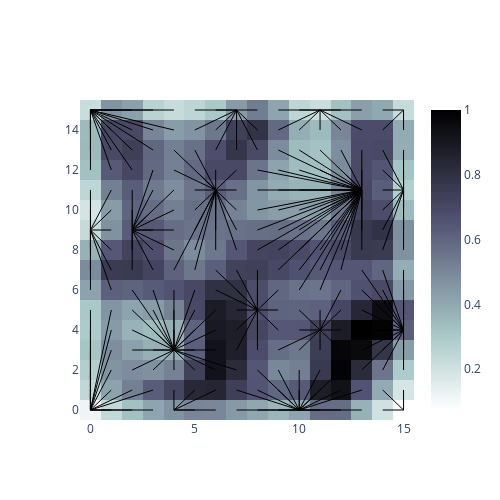

The cell this chart's notebook holds for it:
### Code cell
import matplotlib
from matplotlib import cm
import plotly.graph_objects as go

# Adapted from https://github.com/JustGlowing/minisom/blob/master/examples/AdvancedVisualization.ipynb
def findMin(x, y, umat):
    newxmin=max(0,x-1)
    newxmax=min(umat.shape[0],x+2)
    newymin=max(0,y-1)
    newymax=min(umat.shape[1],y+2)
    minx, miny = np.where(umat[newxmin:newxmax,newymin:newymax] == umat[newxmin:newxmax,newymin:newymax].min())
    return newxmin+minx[0], newymin+miny[0]

def findInternalNode(x, y, umat):
    minx, miny = findMin(x,y,umat)
    if (minx == x and miny == y):
        cx = minx
        cy = miny
    else:
        cx,cy = findInternalNode(minx,miny,umat)
    return cx, cy

def matplotlib_cmap_to_plotly(cmap, entries):
    h = 1.0/(entries-1)
    colorscale = []

    for k in range(entries):
        C = (np.array(cmap(k*h)[:3])*255)
        colorscale.append([k*h, 'rgb'+str((C[0], C[1], C[2]))])

    return colorscale

def plotStarburstMap(som):
    boner_rgb = []
    norm = matplotlib.colors.Normalize(vmin=0, vmax=255)
    bone_r_cmap = matplotlib.cm.get_cmap('bone_r')

    bone_r = matplotlib_cmap_to_plotly(bone_r_cmap, 255)

    layout = go.Layout()
    fig = go.Figure(layout=layout)
    fig.add_trace(go.Heatmap(z=som.distance_map().T, colorscale=bone_r))
    shapes=[]

    for row in np.arange(som.distance_map().shape[0]):
        for col in np.arange(som.distance_map().shape[1]):
            cx,cy = findInternalNode(row, col, som.distance_map().T)
            shape=go.layout.Shape(
                    type="line",
                    x0=row,
                    y0=col,
                    x1=cx,
                    y1=cy,
                    line=dict(
                        color="Black",
                        width=1
                    )
                )
            shapes=np.append(shapes, shape)

    fig.update_layout(shapes=shapes.tolist(), 
        width=500,
        height=500) 
    fig.show()
    
plotStarburstMap(som)

### Figure 1 — Plotly figure (JSON) as saved in the notebook; plotly's stock layout.template omitted (floating-point values rounded to 4 significant figures; data arrays with more than 128 entries replaced by an {"elided": "..."} marker saying what was removed)
{"data": [{"colorscale": {"elided": "255x2 mixed values"}, "type": "heatmap", "z": {"elided": "16x16 float values"}}], "layout": {"height": 500, "shapes": [{"line": {"color": "Black", "width": 1}, "type": "line", "x0": 0, "x1": 0, "y0": 0, "y1": 0}, {"line": {"color": "Black", "width": 1}, "type": "line", "x0": 0, "x1": 0, "y0": 1, "y1": 0}, {"line": {"color": "Black", "width": 1}, "type": "line", "x0": 0, "x1": 0, "y0": 2, "y1": 0}, {"line": {"color": "Black", "width": 1}, "type": "line", "x0": 0, "x1": 0, "y0": 3, "y1": 0}, {"line": {"color": "Black", "width": 1}, "type": "line", "x0": 0, "x1": 0, "y0": 4, "y1": 0}, {"line": {"color": "Black", "width": 1}, "type": "line", "x0": 0, "x1": 0, "y0": 5, "y1": 0}, {"line": {"color": "Black", "width": 1}, "type": "line", "x0": 0, "x1": 0, "y0": 6, "y1": 9}, {"line": {"color": "Black", "width": 1}, "type": "line", "x0": 0, "x1": 0, "y0": 7, "y1": 9}, {"line": {"color": "Black", "width": 1}, "type": "line", "x0": 0, "x1": 0, "y0": 8, "y1": 9}, {"line": {"color": "Black", "width": 1}, "type": "line", "x0": 0, "x1": 0, "y0": 9, "y1": 9}, {"line": {"color": "Black", "width": 1}, "type": "line", "x0": 0, "x1": 0, "y0": 10, "y1": 9}, {"line": {"color": "Black", "width": 1}, "type": "line", "x0": 0, "x1": 0, "y0": 11, "y1": 9}, {"line": {"color": "Black", "width": 1}, "type": "line", "x0": 0, "x1": 0, "y0": 12, "y1": 15}, {"line": {"color": "Black", "width": 1}, "type": "line", "x0": 0, "x1": 0, "y0": 13, "y1": 15}, {"line": {"color": "Black", "width": 1}, "type": "line", "x0": 0, "x1": 0, "y0": 14, "y1": 15}, {"line": {"color": "Black", "width": 1}, "type": "line", "x0": 0, "x1": 0, "y0": 15, "y1": 15}, {"line": {"color": "Black", "width": 1}, "type": "line", "x0": 1, "x1": 0, "y0": 0, "y1": 0}, {"line": {"color": "Black", "width": 1}, "type": "line", "x0": 1, "x1": 0, "y0": 1, "y1": 0}, {"line": {"color": "Black", "width": 1}, "type": "line", "x0": 1, "x1": 0, "y0": 2, "y1": 0}, {"line": {"color": "Black", "width": 1}, "type": "line", "x0": 1, "x1": 0, "y0": 3, "y1": 0}, {"line": {"color": "Black", "width": 1}, "type": "line", "x0": 1, "x1": 0, "y0": 4, "y1": 0}, {"line": {"color": "Black", "width": 1}, "type": "line", "x0": 1, "x1": 0, "y0": 5, "y1": 0}, {"line": {"color": "Black", "width": 1}, "type": "line", "x0": 1, "x1": 0, "y0": 6, "y1": 9}, {"line": {"color": "Black", "width": 1}, "type": "line", "x0": 1, "x1": 0, "y0": 7, "y1": 9}, {"line": {"color": "Black", "width": 1}, "type": "line", "x0": 1, "x1": 0, "y0": 8, "y1": 9}, {"line": {"color": "Black", "width": 1}, "type": "line", "x0": 1, "x1": 0, "y0": 9, "y1": 9}, {"line": {"color": "Black", "width": 1}, "type": "line", "x0": 1, "x1": 0, "y0": 10, "y1": 9}, {"line": {"color": "Black", "width": 1}, "type": "line", "x0": 1, "x1": 0, "y0": 11, "y1": 9}, {"line": {"color": "Black", "width": 1}, "type": "line", "x0": 1, "x1": 0, "y0": 12, "y1": 15}, {"line": {"color": "Black", "width": 1}, "type": "line", "x0": 1, "x1": 0, "y0": 13, "y1": 15}, {"line": {"color": "Black", "width": 1}, "type": "line", "x0": 1, "x1": 0, "y0": 14, "y1": 15}, {"line": {"color": "Black", "width": 1}, "type": "line", "x0": 1, "x1": 0, "y0": 15, "y1": 15}, {"line": {"color": "Black", "width": 1}, "type": "line", "x0": 2, "x1": 0, "y0": 0, "y1": 0}, {"line": {"color": "Black", "width": 1}, "type": "line", "x0": 2, "x1": 0, "y0": 1, "y1": 0}, {"line": {"color": "Black", "width": 1}, "type": "line", "x0": 2, "x1": 4, "y0": 2, "y1": 3}, {"line": {"color": "Black", "width": 1}, "type": "line", "x0": 2, "x1": 4, "y0": 3, "y1": 3}, {"line": {"color": "Black", "width": 1}, "type": "line", "x0": 2, "x1": 4, "y0": 4, "y1": 3}, {"line": {"color": "Black", "width": 1}, "type": "line", "x0": 2, "x1": 4, "y0": 5, "y1": 3}, {"line": {"color": "Black", "width": 1}, "type": "line", "x0": 2, "x1": 4, "y0": 6, "y1": 3}, {"line": {"color": "Black", "width": 1}, "type": "line", "x0": 2, "x1": 2, "y0": 7, "y1": 9}, {"line": {"color": "Black", "width": 1}, "type": "line", "x0": 2, "x1": 2, "y0": 8, "y1": 9}, {"line": {"color": "Black", "width": 1}, "type": "line", "x0": 2, "x1": 2, "y0": 9, "y1": 9}, {"line": {"color": "Black", "width": 1}, "type": "line", "x0": 2, "x1": 2, "y0": 10, "y1": 9}, {"line": {"color": "Black", "width": 1}, "type": "line", "x0": 2, "x1": 2, "y0": 11, "y1": 9}, {"line": {"color": "Black", "width": 1}, "type": "line", "x0": 2, "x1": 0, "y0": 12, "y1": 15}, {"line": {"color": "Black", "width": 1}, "type": "line", "x0": 2, "x1": 0, "y0": 13, "y1": 15}, {"line": {"color": "Black", "width": 1}, "type": "line", "x0": 2, "x1": 0, "y0": 14, "y1": 15}, {"line": {"color": "Black", "width": 1}, "type": "line", "x0": 2, "x1": 0, "y0": 15, "y1": 15}, {"line": {"color": "Black", "width": 1}, "type": "line", "x0": 3, "x1": 0, "y0": 0, "y1": 0}, {"line": {"color": "Black", "width": 1}, "type": "line", "x0": 3, "x1": 0, "y0": 1, "y1": 0}, {"line": {"color": "Black", "width": 1}, "type": "line", "x0": 3, "x1": 4, "y0": 2, "y1": 3}, {"line": {"color": "Black", "width": 1}, "type": "line", "x0": 3, "x1": 4, "y0": 3, "y1": 3}, {"line": {"color": "Black", "width": 1}, "type": "line", "x0": 3, "x1": 4, "y0": 4, "y1": 3}, {"line": {"color": "Black", "width": 1}, "type": "line", "x0": 3, "x1": 4, "y0": 5, "y1": 3}, {"line": {"color": "Black", "width": 1}, "type": "line", "x0": 3, "x1": 4, "y0": 6, "y1": 3}, {"line": {"color": "Black", "width": 1}, "type": "line", "x0": 3, "x1": 2, "y0": 7, "y1": 9}, {"line": {"color": "Black", "width": 1}, "type": "line", "x0": 3, "x1": 2, "y0": 8, "y1": 9}, {"line": {"color": "Black", "width": 1}, "type": "line", "x0": 3, "x1": 2, "y0": 9, "y1": 9}, {"line": {"color": "Black", "width": 1}, "type": "line", "x0": 3, "x1": 2, "y0": 10, "y1": 9}, {"line": {"color": "Black", "width": 1}, "type": "line", "x0": 3, "x1": 2, "y0": 11, "y1": 9}, {"line": {"color": "Black", "width": 1}, "type": "line", "x0": 3, "x1": 2, "y0": 12, "y1": 9}, {"line": {"color": "Black", "width": 1}, "type": "line", "x0": 3, "x1": 0, "y0": 13, "y1": 15}, {"line": {"color": "Black", "width": 1}, "type": "line", "x0": 3, "x1": 0, "y0": 14, "y1": 15}, {"line": {"color": "Black", "width": 1}, "type": "line", "x0": 3, "x1": 0, "y0": 15, "y1": 15}, {"line": {"color": "Black", "width": 1}, "type": "line", "x0": 4, "x1": 4, "y0": 0, "y1": 0}, {"line": {"color": "Black", "width": 1}, "type": "line", "x0": 4, "x1": 4, "y0": 1, "y1": 0}, {"line": {"color": "Black", "width": 1}, "type": "line", "x0": 4, "x1": 4, "y0": 2, "y1": 3}, {"line": {"color": "Black", "width": 1}, "type": "line", "x0": 4, "x1": 4, "y0": 3, "y1": 3}, {"line": {"color": "Black", "width": 1}, "type": "line", "x0": 4, "x1": 4, "y0": 4, "y1": 3}, {"line": {"color": "Black", "width": 1}, "type": "line", "x0": 4, "x1": 4, "y0": 5, "y1": 3}, {"line": {"color": "Black", "width": 1}, "type": "line", "x0": 4, "x1": 4, "y0": 6, "y1": 3}, {"line": {"color": "Black", "width": 1}, "type": "line", "x0": 4, "x1": 6, "y0": 7, "y1": 11}, {"line": {"color": "Black", "width": 1}, "type": "line", "x0": 4, "x1": 2, "y0": 8, "y1": 9}, {"line": {"color": "Black", "width": 1}, "type": "line", "x0": 4, "x1": 2, "y0": 9, "y1": 9}, {"line": {"color": "Black", "width": 1}, "type": "line", "x0": 4, "x1": 2, "y0": 10, "y1": 9}, {"line": {"color": "Black", "width": 1}, "type": "line", "x0": 4, "x1": 2, "y0": 11, "y1": 9}, {"line": {"color": "Black", "width": 1}, "type": "line", "x0": 4, "x1": 6, "y0": 12, "y1": 11}, {"line": {"color": "Black", "width": 1}, "type": "line", "x0": 4, "x1": 6, "y0": 13, "y1": 11}, {"line": {"color": "Black", "width": 1}, "type": "line", "x0": 4, "x1": 0, "y0": 14, "y1": 15}, {"line": {"color": "Black", "width": 1}, "type": "line", "x0": 4, "x1": 0, "y0": 15, "y1": 15}, {"line": {"color": "Black", "width": 1}, "type": "line", "x0": 5, "x1": 4, "y0": 0, "y1": 0}, {"line": {"color": "Black", "width": 1}, "type": "line", "x0": 5, "x1": 4, "y0": 1, "y1": 0}, {"line": {"color": "Black", "width": 1}, "type": "line", "x0": 5, "x1": 4, "y0": 2, "y1": 3}, {"line": {"color": "Black", "width": 1}, "type": "line", "x0": 5, "x1": 4, "y0": 3, "y1": 3}, {"line": {"color": "Black", "width": 1}, "type": "line", "x0": 5, "x1": 4, "y0": 4, "y1": 3}, {"line": {"color": "Black", "width": 1}, "type": "line", "x0": 5, "x1": 4, "y0": 5, "y1": 3}, {"line": {"color": "Black", "width": 1}, "type": "line", "x0": 5, "x1": 4, "y0": 6, "y1": 3}, {"line": {"color": "Black", "width": 1}, "type": "line", "x0": 5, "x1": 6, "y0": 7, "y1": 11}, {"line": {"color": "Black", "width": 1}, "type": "line", "x0": 5, "x1": 6, "y0": 8, "y1": 11}, {"line": {"color": "Black", "width": 1}, "type": "line", "x0": 5, "x1": 6, "y0": 9, "y1": 11}, {"line": {"color": "Black", "width": 1}, "type": "line", "x0": 5, "x1": 6, "y0": 10, "y1": 11}, {"line": {"color": "Black", "width": 1}, "type": "line", "x0": 5, "x1": 6, "y0": 11, "y1": 11}, {"line": {"color": "Black", "width": 1}, "type": "line", "x0": 5, "x1": 6, "y0": 12, "y1": 11}, {"line": {"color": "Black", "width": 1}, "type": "line", "x0": 5, "x1": 6, "y0": 13, "y1": 11}, {"line": {"color": "Black", "width": 1}, "type": "line", "x0": 5, "x1": 7, "y0": 14, "y1": 15}, {"line": {"color": "Black", "width": 1}, "type": "line", "x0": 5, "x1": 7, "y0": 15, "y1": 15}, {"line": {"color": "Black", "width": 1}, "type": "line", "x0": 6, "x1": 4, "y0": 0, "y1": 0}, {"line": {"color": "Black", "width": 1}, "type": "line", "x0": 6, "x1": 4, "y0": 1, "y1": 0}, {"line": {"color": "Black", "width": 1}, "type": "line", "x0": 6, "x1": 4, "y0": 2, "y1": 3}, {"line": {"color": "Black", "width": 1}, "type": "line", "x0": 6, "x1": 4, "y0": 3, "y1": 3}, {"line": {"color": "Black", "width": 1}, "type": "line", "x0": 6, "x1": 4, "y0": 4, "y1": 3}, {"line": {"color": "Black", "width": 1}, "type": "line", "x0": 6, "x1": 4, "y0": 5, "y1": 3}, {"line": {"color": "Black", "width": 1}, "type": "line", "x0": 6, "x1": 8, "y0": 6, "y1": 5}, {"line": {"color": "Black", "width": 1}, "type": "line", "x0": 6, "x1": 8, "y0": 7, "y1": 5}, {"line": {"color": "Black", "width": 1}, "type": "line", "x0": 6, "x1": 6, "y0": 8, "y1": 11}, {"line": {"color": "Black", "width": 1}, "type": "line", "x0": 6, "x1": 6, "y0": 9, "y1": 11}, {"line": {"color": "Black", "width": 1}, "type": "line", "x0": 6, "x1": 6, "y0": 10, "y1": 11}, {"line": {"color": "Black", "width": 1}, "type": "line", "x0": 6, "x1": 6, "y0": 11, "y1": 11}, {"line": {"color": "Black", "width": 1}, "type": "line", "x0": 6, "x1": 6, "y0": 12, "y1": 11}, {"line": {"color": "Black", "width": 1}, "type": "line", "x0": 6, "x1": 7, "y0": 13, "y1": 15}, {"line": {"color": "Black", "width": 1}, "type": "line", "x0": 6, "x1": 7, "y0": 14, "y1": 15}, {"line": {"color": "Black", "width": 1}, "type": "line", "x0": 6, "x1": 7, "y0": 15, "y1": 15}, {"line": {"color": "Black", "width": 1}, "type": "line", "x0": 7, "x1": 10, "y0": 0, "y1": 0}, {"line": {"color": "Black", "width": 1}, "type": "line", "x0": 7, "x1": 10, "y0": 1, "y1": 0}, {"line": {"color": "Black", "width": 1}, "type": "line", "x0": 7, "x1": 4, "y0": 2, "y1": 3}, {"line": {"color": "Black", "width": 1}, "type": "line", "x0": 7, "x1": 8, "y0": 3, "y1": 5}, {"line": {"color": "Black", "width": 1}, "type": "line", "x0": 7, "x1": 8, "y0": 4, "y1": 5}, {"line": {"color": "Black", "width": 1}, "type": "line", "x0": 7, "x1": 8, "y0": 5, "y1": 5}, {"line": {"color": "Black", "width": 1}, "type": "line", "x0": 7, "x1": 8, "y0": 6, "y1": 5}, {"line": {"color": "Black", "width": 1}, "type": "line", "x0": 7, "x1": 8, "y0": 7, "y1": 5}, {"line": {"color": "Black", "width": 1}, "type": "line", "x0": 7, "x1": 6, "y0": 8, "y1": 11}, {"line": {"color": "Black", "width": 1}, "type": "line", "x0": 7, "x1": 6, "y0": 9, "y1": 11}, {"line": {"color": "Black", "width": 1}, "type": "line", "x0": 7, "x1": 6, "y0": 10, "y1": 11}, {"line": {"color": "Black", "width": 1}, "type": "line", "x0": 7, "x1": 6, "y0": 11, "y1": 11}, {"line": {"color": "Black", "width": 1}, "type": "line", "x0": 7, "x1": 6, "y0": 12, "y1": 11}, {"line": {"color": "Black", "width": 1}, "type": "line", "x0": 7, "x1": 7, "y0": 13, "y1": 15}, {"line": {"color": "Black", "width": 1}, "type": "line", "x0": 7, "x1": 7, "y0": 14, "y1": 15}, {"line": {"color": "Black", "width": 1}, "type": "line", "x0": 7, "x1": 7, "y0": 15, "y1": 15}, {"line": {"color": "Black", "width": 1}, "type": "line", "x0": 8, "x1": 10, "y0": 0, "y1": 0}, {"line": {"color": "Black", "width": 1}, "type": "line", "x0": 8, "x1": 10, "y0": 1, "y1": 0}, {"line": {"color": "Black", "width": 1}, "type": "line", "x0": 8, "x1": 10, "y0": 2, "y1": 0}, {"line": {"color": "Black", "width": 1}, "type": "line", "x0": 8, "x1": 8, "y0": 3, "y1": 5}, {"line": {"color": "Black", "width": 1}, "type": "line", "x0": 8, "x1": 8, "y0": 4, "y1": 5}, {"line": {"color": "Black", "width": 1}, "type": "line", "x0": 8, "x1": 8, "y0": 5, "y1": 5}, {"line": {"color": "Black", "width": 1}, "type": "line", "x0": 8, "x1": 8, "y0": 6, "y1": 5}, {"line": {"color": "Black", "width": 1}, "type": "line", "x0": 8, "x1": 8, "y0": 7, "y1": 5}, {"line": {"color": "Black", "width": 1}, "type": "line", "x0": 8, "x1": 13, "y0": 8, "y1": 11}, {"line": {"color": "Black", "width": 1}, "type": "line", "x0": 8, "x1": 13, "y0": 9, "y1": 11}, {"line": {"color": "Black", "width": 1}, "type": "line", "x0": 8, "x1": 13, "y0": 10, "y1": 11}, {"line": {"color": "Black", "width": 1}, "type": "line", "x0": 8, "x1": 13, "y0": 11, "y1": 11}, {"line": {"color": "Black", "width": 1}, "type": "line", "x0": 8, "x1": 13, "y0": 12, "y1": 11}, {"line": {"color": "Black", "width": 1}, "type": "line", "x0": 8, "x1": 7, "y0": 13, "y1": 15}, {"line": {"color": "Black", "width": 1}, "type": "line", "x0": 8, "x1": 7, "y0": 14, "y1": 15}, {"line": {"color": "Black", "width": 1}, "type": "line", "x0": 8, "x1": 7, "y0": 15, "y1": 15}, {"line": {"color": "Black", "width": 1}, "type": "line", "x0": 9, "x1": 10, "y0": 0, "y1": 0}, {"line": {"color": "Black", "width": 1}, "type": "line", "x0": 9, "x1": 10, "y0": 1, "y1": 0}, {"line": {"color": "Black", "width": 1}, "type": "line", "x0": 9, "x1": 10, "y0": 2, "y1": 0}, {"line": {"color": "Black", "width": 1}, "type": "line", "x0": 9, "x1": 11, "y0": 3, "y1": 4}, {"line": {"color": "Black", "width": 1}, "type": "line", "x0": 9, "x1": 8, "y0": 4, "y1": 5}, {"line": {"color": "Black", "width": 1}, "type": "line", "x0": 9, "x1": 8, "y0": 5, "y1": 5}, {"line": {"color": "Black", "width": 1}, "type": "line", "x0": 9, "x1": 8, "y0": 6, "y1": 5}, {"line": {"color": "Black", "width": 1}, "type": "line", "x0": 9, "x1": 13, "y0": 7, "y1": 11}, {"line": {"color": "Black", "width": 1}, "type": "line", "x0": 9, "x1": 13, "y0": 8, "y1": 11}, {"line": {"color": "Black", "width": 1}, "type": "line", "x0": 9, "x1": 13, "y0": 9, "y1": 11}, {"line": {"color": "Black", "width": 1}, "type": "line", "x0": 9, "x1": 13, "y0": 10, "y1": 11}, {"line": {"color": "Black", "width": 1}, "type": "line", "x0": 9, "x1": 13, "y0": 11, "y1": 11}, {"line": {"color": "Black", "width": 1}, "type": "line", "x0": 9, "x1": 13, "y0": 12, "y1": 11}, {"line": {"color": "Black", "width": 1}, "type": "line", "x0": 9, "x1": 13, "y0": 13, "y1": 11}, {"line": {"color": "Black", "width": 1}, "type": "line", "x0": 9, "x1": 11, "y0": 14, "y1": 15}, {"line": {"color": "Black", "width": 1}, "type": "line", "x0": 9, "x1": 11, "y0": 15, "y1": 15}, {"line": {"color": "Black", "width": 1}, "type": "line", "x0": 10, "x1": 10, "y0": 0, "y1": 0}, {"line": {"color": "Black", "width": 1}, "type": "line", "x0": 10, "x1": 10, "y0": 1, "y1": 0}, {"line": {"color": "Black", "width": 1}, "type": "line", "x0": 10, "x1": 10, "y0": 2, "y1": 0}, {"line": {"color": "Black", "width": 1}, "type": "line", "x0": 10, "x1": 11, "y0": 3, "y1": 4}, {"line": {"color": "Black", "width": 1}, "type": "line", "x0": 10, "x1": 11, "y0": 4, "y1": 4}, {"line": {"color": "Black", "width": 1}, "type": "line", "x0": 10, "x1": 11, "y0": 5, "y1": 4}, {"line": {"color": "Black", "width": 1}, "type": "line", "x0": 10, "x1": 13, "y0": 6, "y1": 11}, {"line": {"color": "Black", "width": 1}, "type": "line", "x0": 10, "x1": 13, "y0": 7, "y1": 11}, {"line": {"color": "Black", "width": 1}, "type": "line", "x0": 10, "x1": 13, "y0": 8, "y1": 11}, {"line": {"color": "Black", "width": 1}, "type": "line", "x0": 10, "x1": 13, "y0": 9, "y1": 11}, {"line": {"color": "Black", "width": 1}, "type": "line", "x0": 10, "x1": 13, "y0": 10, "y1": 11}, {"line": {"color": "Black", "width": 1}, "type": "line", "x0": 10, "x1": 13, "y0": 11, "y1": 11}, {"line": {"color": "Black", "width": 1}, "type": "line", "x0": 10, "x1": 13, "y0": 12, "y1": 11}, {"line": {"color": "Black", "width": 1}, "type": "line", "x0": 10, "x1": 13, "y0": 13, "y1": 11}, {"line": {"color": "Black", "width": 1}, "type": "line", "x0": 10, "x1": 11, "y0": 14, "y1": 15}, {"line": {"color": "Black", "width": 1}, "type": "line", "x0": 10, "x1": 11, "y0": 15, "y1": 15}, {"line": {"color": "Black", "width": 1}, "type": "line", "x0": 11, "x1": 10, "y0": 0, "y1": 0}, {"line": {"color": "Black", "width": 1}, "type": "line", "x0": 11, "x1": 10, "y0": 1, "y1": 0}, {"line": {"color": "Black", "width": 1}, "type": "line", "x0": 11, "x1": 10, "y0": 2, "y1": 0}, {"line": {"color": "Black", "width": 1}, "type": "line", "x0": 11, "x1": 11, "y0": 3, "y1": 4}, {"line": {"color": "Black", "width": 1}, "type": "line", "x0": 11, "x1": 11, "y0": 4, "y1": 4}, {"line": {"color": "Black", "width": 1}, "type": "line", "x0": 11, "x1": 11, "y0": 5, "y1": 4}, {"line": {"color": "Black", "width": 1}, "type": "line", "x0": 11, "x1": 13, "y0": 6, "y1": 11}, {"line": {"color": "Black", "width": 1}, "type": "line", "x0": 11, "x1": 13, "y0": 7, "y1": 11}, {"line": {"color": "Black", "width": 1}, "type": "line", "x0": 11, "x1": 13, "y0": 8, "y1": 11}, {"line": {"color": "Black", "width": 1}, "type": "line", "x0": 11, "x1": 13, "y0": 9, "y1": 11}, {"line": {"color": "Black", "width": 1}, "type": "line", "x0": 11, "x1": 13, "y0": 10, "y1": 11}, {"line": {"color": "Black", "width": 1}, "type": "line", "x0": 11, "x1": 13, "y0": 11, "y1": 11}, {"line": {"color": "Black", "width": 1}, "type": "line", "x0": 11, "x1": 13, "y0": 12, "y1": 11}, {"line": {"color": "Black", "width": 1}, "type": "line", "x0": 11, "x1": 13, "y0": 13, "y1": 11}, {"line": {"color": "Black", "width": 1}, "type": "line", "x0": 11, "x1": 11, "y0": 14, "y1": 15}, {"line": {"color": "Black", "width": 1}, "type": "line", "x0": 11, "x1": 11, "y0": 15, "y1": 15}, {"line": {"color": "Black", "width": 1}, "type": "line", "x0": 12, "x1": 10, "y0": 0, "y1": 0}, {"line": {"color": "Black", "width": 1}, "type": "line", "x0": 12, "x1": 10, "y0": 1, "y1": 0}, {"line": {"color": "Black", "width": 1}, "type": "line", "x0": 12, "x1": 10, "y0": 2, "y1": 0}, {"line": {"color": "Black", "width": 1}, "type": "line", "x0": 12, "x1": 11, "y0": 3, "y1": 4}, {"line": {"color": "Black", "width": 1}, "type": "line", "x0": 12, "x1": 11, "y0": 4, "y1": 4}, {"line": {"color": "Black", "width": 1}, "type": "line", "x0": 12, "x1": 11, "y0": 5, "y1": 4}, {"line": {"color": "Black", "width": 1}, "type": "line", "x0": 12, "x1": 11, "y0": 6, "y1": 4}, {"line": {"color": "Black", "width": 1}, "type": "line", "x0": 12, "x1": 13, "y0": 7, "y1": 11}, {"line": {"color": "Black", "width": 1}, "type": "line", "x0": 12, "x1": 13, "y0": 8, "y1": 11}, {"line": {"color": "Black", "width": 1}, "type": "line", "x0": 12, "x1": 13, "y0": 9, "y1": 11}, {"line": {"color": "Black", "width": 1}, "type": "line", "x0": 12, "x1": 13, "y0": 10, "y1": 11}, {"line": {"color": "Black", "width": 1}, "type": "line", "x0": 12, "x1": 13, "y0": 11, "y1": 11}, {"line": {"color": "Black", "width": 1}, "type": "line", "x0": 12, "x1": 13, "y0": 12, "y1": 11}, {"line": {"color": "Black", "width": 1}, "type": "line", "x0": 12, "x1": 13, "y0": 13, "y1": 11}, {"line": {"color": "Black", "width": 1}, "type": "line", "x0": 12, "x1": 11, "y0": 14, "y1": 15}, {"line": {"color": "Black", "width": 1}, "type": "line", "x0": 12, "x1": 11, "y0": 15, "y1": 15}, {"line": {"color": "Black", "width": 1}, "type": "line", "x0": 13, "x1": 10, "y0": 0, "y1": 0}, {"line": {"color": "Black", "width": 1}, "type": "line", "x0": 13, "x1": 10, "y0": 1, "y1": 0}, {"line": {"color": "Black", "width": 1}, "type": "line", "x0": 13, "x1": 15, "y0": 2, "y1": 4}, {"line": {"color": "Black", "width": 1}, "type": "line", "x0": 13, "x1": 15, "y0": 3, "y1": 4}, {"line": {"color": "Black", "width": 1}, "type": "line", "x0": 13, "x1": 15, "y0": 4, "y1": 4}, {"line": {"color": "Black", "width": 1}, "type": "line", "x0": 13, "x1": 15, "y0": 5, "y1": 4}, {"line": {"color": "Black", "width": 1}, "type": "line", "x0": 13, "x1": 15, "y0": 6, "y1": 4}, {"line": {"color": "Black", "width": 1}, "type": "line", "x0": 13, "x1": 15, "y0": 7, "y1": 4}, {"line": {"color": "Black", "width": 1}, "type": "line", "x0": 13, "x1": 13, "y0": 8, "y1": 11}, {"line": {"color": "Black", "width": 1}, "type": "line", "x0": 13, "x1": 13, "y0": 9, "y1": 11}, {"line": {"color": "Black", "width": 1}, "type": "line", "x0": 13, "x1": 13, "y0": 10, "y1": 11}, {"line": {"color": "Black", "width": 1}, "type": "line", "x0": 13, "x1": 13, "y0": 11, "y1": 11}, {"line": {"color": "Black", "width": 1}, "type": "line", "x0": 13, "x1": 13, "y0": 12, "y1": 11}, {"line": {"color": "Black", "width": 1}, "type": "line", "x0": 13, "x1": 13, "y0": 13, "y1": 11}, {"line": {"color": "Black", "width": 1}, "type": "line", "x0": 13, "x1": 11, "y0": 14, "y1": 15}, {"line": {"color": "Black", "width": 1}, "type": "line", "x0": 13, "x1": 11, "y0": 15, "y1": 15}, {"line": {"color": "Black", "width": 1}, "type": "line", "x0": 14, "x1": 15, "y0": 0, "y1": 0}, {"line": {"color": "Black", "width": 1}, "type": "line", "x0": 14, "x1": 15, "y0": 1, "y1": 0}, {"line": {"color": "Black", "width": 1}, "type": "line", "x0": 14, "x1": 15, "y0": 2, "y1": 4}, {"line": {"color": "Black", "width": 1}, "type": "line", "x0": 14, "x1": 15, "y0": 3, "y1": 4}, {"line": {"color": "Black", "width": 1}, "type": "line", "x0": 14, "x1": 15, "y0": 4, "y1": 4}, {"line": {"color": "Black", "width": 1}, "type": "line", "x0": 14, "x1": 15, "y0": 5, "y1": 4}, {"line": {"color": "Black", "width": 1}, "type": "line", "x0": 14, "x1": 15, "y0": 6, "y1": 4}, {"line": {"color": "Black", "width": 1}, "type": "line", "x0": 14, "x1": 15, "y0": 7, "y1": 4}, {"line": {"color": "Black", "width": 1}, "type": "line", "x0": 14, "x1": 15, "y0": 8, "y1": 11}, {"line": {"color": "Black", "width": 1}, "type": "line", "x0": 14, "x1": 15, "y0": 9, "y1": 11}, {"line": {"color": "Black", "width": 1}, "type": "line", "x0": 14, "x1": 15, "y0": 10, "y1": 11}, {"line": {"color": "Black", "width": 1}, "type": "line", "x0": 14, "x1": 15, "y0": 11, "y1": 11}, {"line": {"color": "Black", "width": 1}, "type": "line", "x0": 14, "x1": 15, "y0": 12, "y1": 11}, {"line": {"color": "Black", "width": 1}, "type": "line", "x0": 14, "x1": 15, "y0": 13, "y1": 11}, {"line": {"color": "Black", "width": 1}, "type": "line", "x0": 14, "x1": 15, "y0": 14, "y1": 15}, {"line": {"color": "Black", "width": 1}, "type": "line", "x0": 14, "x1": 15, "y0": 15, "y1": 15}, {"line": {"color": "Black", "width": 1}, "type": "line", "x0": 15, "x1": 15, "y0": 0, "y1": 0}, {"line": {"color": "Black", "width": 1}, "type": "line", "x0": 15, "x1": 15, "y0": 1, "y1": 0}, {"line": {"color": "Black", "width": 1}, "type": "line", "x0": 15, "x1": 15, "y0": 2, "y1": 4}, {"line": {"color": "Black", "width": 1}, "type": "line", "x0": 15, "x1": 15, "y0": 3, "y1": 4}, {"line": {"color": "Black", "width": 1}, "type": "line", "x0": 15, "x1": 15, "y0": 4, "y1": 4}, {"line": {"color": "Black", "width": 1}, "type": "line", "x0": 15, "x1": 15, "y0": 5, "y1": 4}, {"line": {"color": "Black", "width": 1}, "type": "line", "x0": 15, "x1": 15, "y0": 6, "y1": 4}, {"line": {"color": "Black", "width": 1}, "type": "line", "x0": 15, "x1": 15, "y0": 7, "y1": 4}, {"line": {"color": "Black", "width": 1}, "type": "line", "x0": 15, "x1": 15, "y0": 8, "y1": 11}, {"line": {"color": "Black", "width": 1}, "type": "line", "x0": 15, "x1": 15, "y0": 9, "y1": 11}, {"line": {"color": "Black", "width": 1}, "type": "line", "x0": 15, "x1": 15, "y0": 10, "y1": 11}, {"line": {"color": "Black", "width": 1}, "type": "line", "x0": 15, "x1": 15, "y0": 11, "y1": 11}, {"line": {"color": "Black", "width": 1}, "type": "line", "x0": 15, "x1": 15, "y0": 12, "y1": 11}, {"line": {"color": "Black", "width": 1}, "type": "line", "x0": 15, "x1": 15, "y0": 13, "y1": 11}, {"line": {"color": "Black", "width": 1}, "type": "line", "x0": 15, "x1": 15, "y0": 14, "y1": 15}, {"line": {"color": "Black", "width": 1}, "type": "line", "x0": 15, "x1": 15, "y0": 15, "y1": 15}], "width": 500}}
